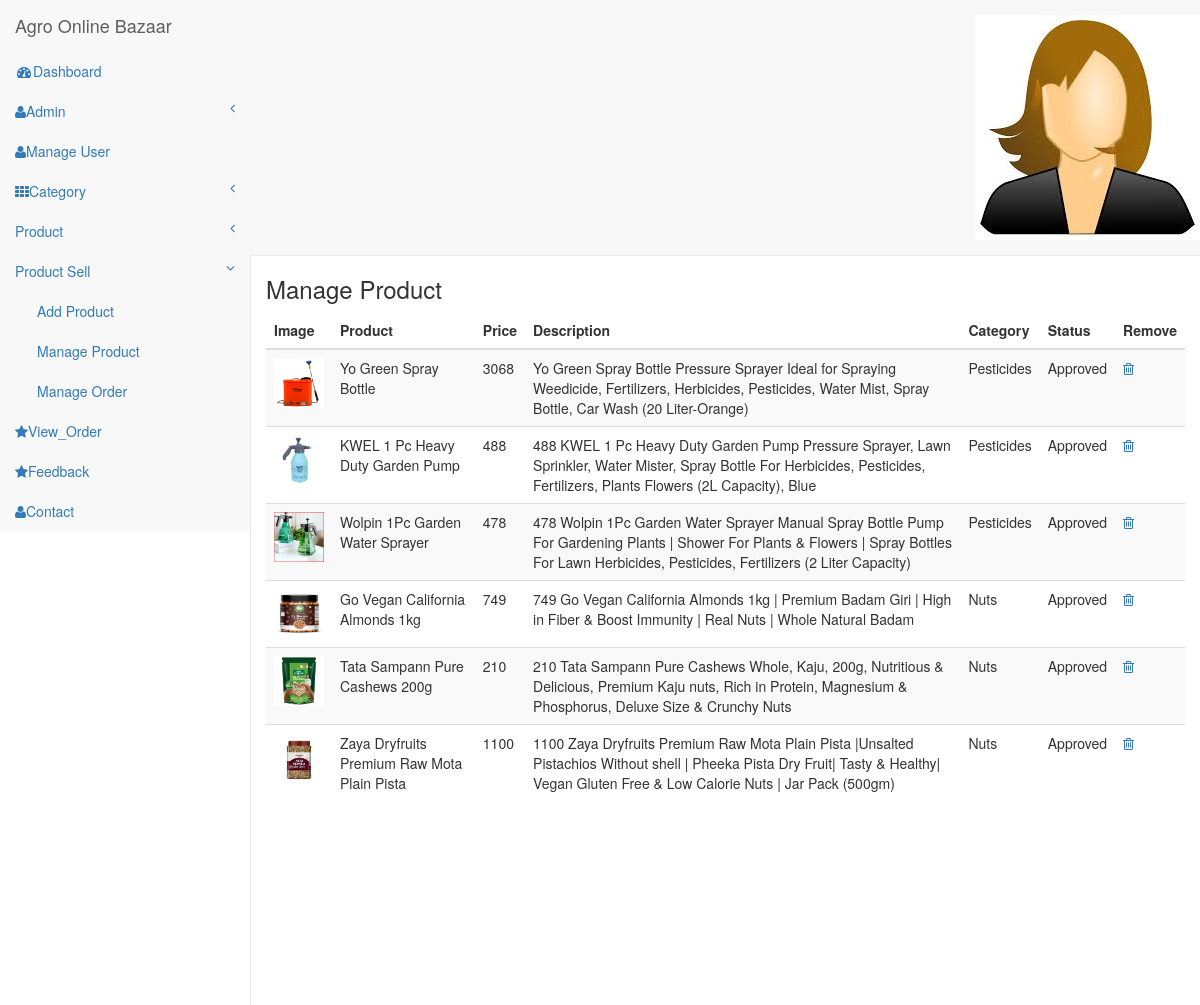
Page /admin/manage_product.php (signed in) on the committed database.
### tables this page shows
CREATE TABLE `tbl_product` (
  `p_id` int(11) NOT NULL,
  `p_name` varchar(50) DEFAULT NULL,
  `p_img` varchar(50) DEFAULT NULL,
  `p_status` varchar(5) DEFAULT NULL,
  `l_id` int(11) DEFAULT NULL,
  `cat_id` int(11) DEFAULT NULL,
  `p_price` int(11) NOT NULL,
  `description` varchar(800) NOT NULL
);

CREATE TABLE `tbl_cat` (
  `cat_id` int(11) NOT NULL,
  `cat_name` varchar(50) NOT NULL,
  `cat_status` varchar(5) DEFAULT NULL
);

### admin/manage_product.php (the view, shortened to what this page needs)
<?php
  include "header1.php";
?>
        <div id="page-wrapper">
        <div class="col-md-12 graphs">
	   <div class="xs">
  	 <h3>Manage Product</h3>
  	<div class="bs-example4" data-example-id="contextual-table">
    <table class="table table-hover table-striped">
    <thead>
									<tr>
										<th class="pro-thumbnail">Image</th>
										<th class="pro-title">Product</th>
										<th class="pro-price">Price</th>
										<th class="pro-description">Description</th>
										<th class="pro-quantity">Category</th>
										<th class="pro-subtotal">Status</th>
										<th class="pro-remove">Remove</th>
									</tr>
								</thead>
								<tbody>
									<?php
              $qry1="SELECT * FROM tbl_product WHERE l_id=$id AND p_status !=0";
              $run1=mysqli_query($con,$qry1);
              while ($result1=mysqli_fetch_array($run1))
                {
                	$status = ($result1["p_status"]==2) ? "Approved" : "Not Approved";
                	$catid = $result1['cat_id'];
                	$qry0="SELECT * FROM tbl_cat WHERE cat_id = $catid";
                    $run0=mysqli_fetch_array(mysqli_query($con,$qry0));
                    echo '<tr>
										<td class="pro-thumbnail"><img width="50" height="50" src="'.$result1['p_img'].'" class="img-fluid" alt="Product"></td>
										<td class="pro-title">'.$result1['p_name'].'</td>
										<td class="pro-price"><span>'.$result1['p_price'].'</span></td>
										<td class="pro-description"><span>'.$result1['description'].'</span></td>
										<td class="pro-title">'.$run0['cat_name'].'</td>
										<td class="pro-title">'.$status.'</td>
										<td class="pro-remove"><a href="?del='.$result1['p_id'].'"><i class="fa fa-trash-o"></i></a></td>
									</tr>';
                }
            ?>
								</tbody>
							</table>
						</div>
				</div>
			</div>
		</div>
	</div>
    <link href="css/custom.css" rel="stylesheet">
</body>
</html>

### admin/header1.php (shortened to what this page needs)
<?php
include "connection.php";
    if(!isset($_SESSION['log']))
    {
        header("location:login.php");
    }
    else
    {
        $log = $_SESSION['log'];
        $qry1="SELECT * FROM tbl_login WHERE l_email='$log'";
        $run1=mysqli_query($con,$qry1);
        $result1=mysqli_fetch_array($run1);
        $img=$result1['l_img'];
        $id=$result1['l_id'];
    }
?>
<!DOCTYPE HTML>
<html>
<head>
<link href="css/bootstrap.min.css" rel='stylesheet' type='text/css' />
<link href="css/style.css" rel='stylesheet' type='text/css' />
<link href="css/lines.css" rel='stylesheet' type='text/css' />
<link href="css/font-awesome.css" rel="stylesheet">
<link href="css/custom.css" rel="stylesheet">
<link rel="stylesheet" href="https://cdnjs.cloudflare.com/ajax/libs/font-awesome/4.7.0/css/font-awesome.min.css">
</head>
<body>
<div id="wrapper">
        <nav class="top1 navbar navbar-default navbar-static-top" role="navigation" style="margin-bottom: 0">
            <div class="navbar-header">
                <a class="navbar-brand" href="index.html">Agro Online Bazaar</a>
            </div>
            <ul class="nav navbar-nav navbar-right">
			    <li class="dropdown">
	        		<a href="#" class="dropdown-toggle avatar" data-toggle="dropdown"><img src="<?php echo $img; ?>"></a>
	      		</li>
			</ul>
            <div class="navbar-default sidebar" role="navigation">
                <div class="sidebar-nav navbar-collapse">
                    <ul class="nav" id="side-menu">
                        <li>
                            <a href="index.php"><i class="fa fa-dashboard fa-fw nav_icon"></i>Dashboard</a>
                        </li>
                        <li>
                            <a href="#"><i class="fa fa-user nav_icon"></i>Admin<span class="fa arrow"></span></a>
                        </li>
                        <li>
                            <a href="manage_user.php"><i class="fa fa-user nav_icon"></i>Manage User</a>
                        </li>
                        <li>
                            <a href="#"><i class="fa fa-th nav_icon"></i>Category<span class="fa arrow"></span></a>
                        </li>
                        <li>
                            <a href="#"><i class="fa fa-product-hunt nav_icon"></i>Product<span class="fa arrow"></span></a>
                        </li>
                        <li>
                            <a href="#"><i class="fa fa-product-hunt nav_icon"></i>Product Sell<span class="fa arrow"></span></a>
                            <ul class="nav nav-second-level">
                                <li>
                                    <a href="add_product.php">Add Product</a>
                                </li>
                                <li>
                                    <a href="manage_product.php">Manage Product</a>
                                </li>
                                <li>
                                    <a href="manage_order.php">Manage Order</a>
                                </li>
                            </ul>
                        </li>
                        <li>
                            <a href="view_order.php"><i class="fa fa-star nav_icon"></i>View_Order</a>
                        </li>
                        <li>
                            <a href="feedback.php"><i class="fa fa-star nav_icon"></i>Feedback</a>
                        </li>
                        <li>
                            <a href="contact.php"><i class="fa fa-user nav_icon"></i>Contact</a>
                        </li>
                    </ul>
                </div>
            </div>
        </nav>
<link href="css/custom.css" rel="stylesheet">

### admin/css/style.css (style rules this page uses)
h4, h5, h6, h1, h2, h3 { margin-top: 0; }
ul, ol { margin: 0; }
html, body { font-family: 'Roboto', sans-serif; font-size: 100%; background:#000; overflow-x: hidden; }
body a { transition:0.5s all; -webkit-transition:0.5s all; -moz-transition:0.5s all; -o-transition:0.5s all; -ms-transition:0.5s all; }
.navbar .navbar-nav li a { padding: 0 10px; line-height: 56px; position: relative; }
.navbar .navbar-nav li .dropdown-toggle.avatar img { height: 40px; -webkit-border-radius: 50em; -moz-border-radius: 50em; border-radius: 50em; border: 1px solid #c0cadd; margin-top: -4px; }
.navbar-default.sidebar { background-color: #000; font-family: 'Roboto', sans-serif; }
nav.top1.navbar.navbar-default.navbar-static-top { background-color:rgb(6, 217, 149); font-family: 'Roboto', sans-serif; }
.navbar-default .navbar-brand { color: #fff !important; font-size: 30px; font-weight: 500; }
.navbar-right { margin-right: 10px !important; }
.navbar-right li { display:inline-block; }
i.nav_icon { color: #fff; margin-right:6px; }
.sidebar ul li a { color: #999; font-size:14px; }
ul.nav.navbar-nav.navbar-right { height: 51px; }
.sidebar-nav.navbar-collapse { margin: 2em 0 0 0; }
.graphs { padding: 2em 1em; background: #f2f4f8; font-family: 'Roboto', sans-serif; }
.bs-example4 { background: #fff; padding: 2em; }
.xs h3, .widget_head { color:#000; font-size:1.7em; font-weight:300; margin-bottom: 1em; }
.table > thead > tr > th, .table > tbody > tr > th, .table > tfoot > tr > th, .table > thead > tr > td, .table > tbody > tr > td, .table > tfoot > tr > td { border-top: none !important; }
.table > thead > tr > th, .table > tbody > tr > th, .table > tfoot > tr > th, .table > thead > tr > td, .table > tbody > tr > td, .table > tfoot > tr > td { font-size: 0.85em; color: #999; }
.table td, .table>tbody>tr>td, .table>tbody>tr>th, .table>tfoot>tr>td, .table>tfoot>tr>th, .table>thead>tr>td, .table>thead>tr>th { padding:15px !important; }
.table > thead > tr > th { border-bottom: 1px solid #ddd !important; }

### admin/css/custom.css (style rules this page uses)
#wrapper { width: 100%; }
#page-wrapper { min-height: 568px; background-color: #fff; }
@media (min-width:768px) { #page-wrapper { position: inherit; margin: 0 0 0 250px; border-left: 1px solid #e7e7e7; } }
.sidebar .sidebar-nav.navbar-collapse { padding-right: 0; padding-left: 0; }
.sidebar .arrow { float: right; }
.sidebar .fa.arrow:before { content: "\f104"; }
.sidebar .active>a>.fa.arrow:before { content: "\f107"; }
.sidebar .nav-second-level li, .sidebar .nav-third-level li { border-bottom: 0!important; }
.sidebar .nav-second-level li a { padding-left: 37px; }
@media (min-width:768px) { .sidebar { z-index: 1; position: absolute; width: 250px; margin-top: 51px; } }

### rows in the picture
tbl_product: p_img (picture), p_name "Yo Green Spray Bottle", p_price "3068", description "Yo Green Spray Bottle Pressure Sprayer Ideal for Spraying Weedicide, Fertilizers, Herbicides, Pesticides, Water Mist, Spray Bottle, Car Wash (20 Liter-Orange)", cat.cat_name "Pesticides", p_status "Approved"
tbl_product: p_img (picture), p_name "KWEL 1 Pc Heavy Duty Garden Pump", p_price "488", description "488 KWEL 1 Pc Heavy Duty Garden Pump Pressure Sprayer, Lawn Sprinkler, Water Mister, Spray Bottle For Herbicides, Pesticides, Fertilizers, Plants Flowers (2L Capacity), Blue", cat.cat_name "Pesticides", p_status "Approved"
tbl_product: p_img (picture), p_name "Wolpin 1Pc Garden Water Sprayer", p_price "478", description "478 Wolpin 1Pc Garden Water Sprayer Manual Spray Bottle Pump For Gardening Plants | Shower For Plants & Flowers | Spray Bottles For Lawn Herbicides, Pesticides, Fertilizers (2 Liter Capacity)", cat.cat_name "Pesticides", p_status "Approved"
tbl_product: p_img (picture), p_name "Go Vegan California Almonds 1kg", p_price "749", description "749 Go Vegan California Almonds 1kg | Premium Badam Giri | High in Fiber & Boost Immunity | Real Nuts | Whole Natural Badam", cat.cat_name "Nuts", p_status "Approved"
tbl_product: p_img (picture), p_name "Tata Sampann Pure Cashews 200g", p_price "210", description "210 Tata Sampann Pure Cashews Whole, Kaju, 200g, Nutritious & Delicious, Premium Kaju nuts, Rich in Protein, Magnesium & Phosphorus, Deluxe Size & Crunchy Nuts", cat.cat_name "Nuts", p_status "Approved"
tbl_product: p_img (picture), p_name "Zaya Dryfruits Premium Raw Mota Plain Pista", p_price "1100", description "1100 Zaya Dryfruits Premium Raw Mota Plain Pista |Unsalted Pistachios Without shell | Pheeka Pista Dry Fruit| Tasty & Healthy| Vegan Gluten Free & Low Calorie Nuts | Jar Pack (500gm)", cat.cat_name "Nuts", p_status "Approved"
